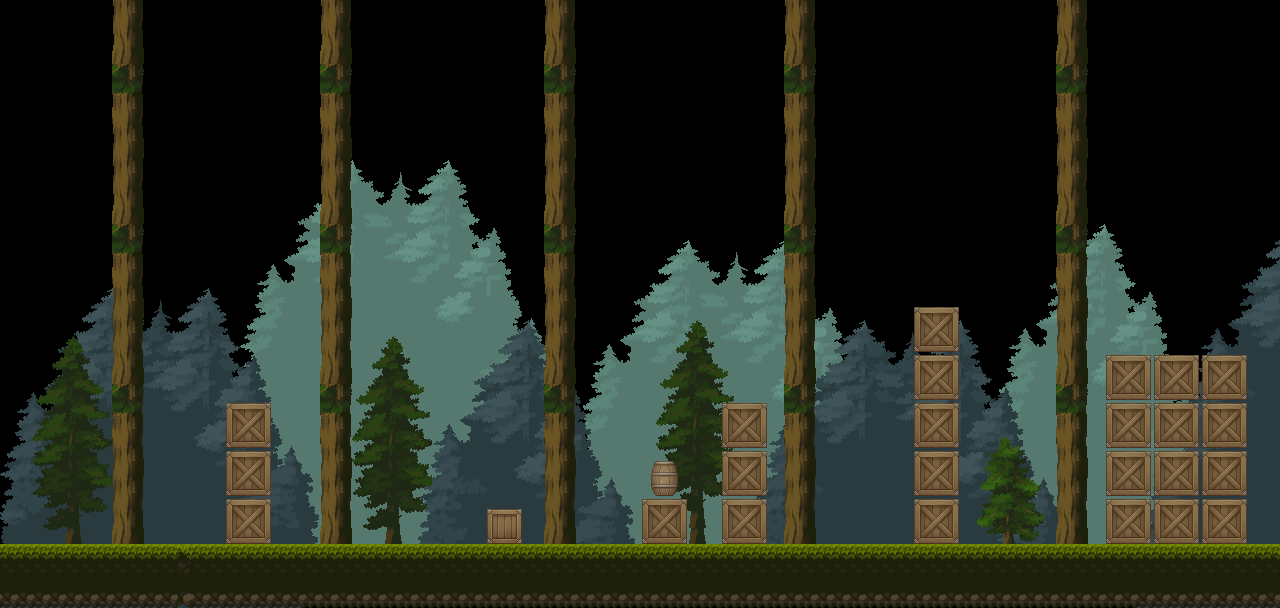

This is a level from a 2D game, rendered from its Tiled map with the project's own tilesets. A one-line summary and the map file follow, with tile-layer data summarised:
An orthogonal 80x38 tile map with 16x16 px tiles, 7 tile layers (bg2, bg, Tile Layer 6, wall, ...).

<map version="1.10" tiledversion="1.10.1" orientation="orthogonal" renderorder="right-down" width="80" height="38" tilewidth="16" tileheight="16" infinite="0" nextlayerid="14" nextobjectid="1">
 <tileset firstgid="1" source="Tiles.tsx" />
 <layer id="7" name="bg2" width="80" height="38">
  <data>[3040 cells, 1105 non-empty, 320 distinct tile ids]</data>
 </layer>
 <layer id="4" name="bg" width="80" height="38">
  <data>[3040 cells, 1082 non-empty, 320 distinct tile ids]</data>
 </layer>
 <layer id="6" name="Tile Layer 6" width="80" height="38">
  <data>[3040 cells, 33 non-empty, 33 distinct tile ids]</data>
 </layer>
 <layer id="10" name="wall" width="80" height="38">
  <data>[3040 cells, 320 non-empty, 8 distinct tile ids]</data>
 </layer>
 <layer id="11" name="tree" width="80" height="38">
  <data>[3040 cells, 340 non-empty, 20 distinct tile ids]</data>
 </layer>
 <layer id="13" name="tree" width="80" height="38">
  <data>[3040 cells, 240 non-empty, 105 distinct tile ids]</data>
 </layer>
 <layer id="12" name="box" width="80" height="38">
  <data>[3040 cells, 234 non-empty, 27 distinct tile ids]</data>
 </layer>
</map>
